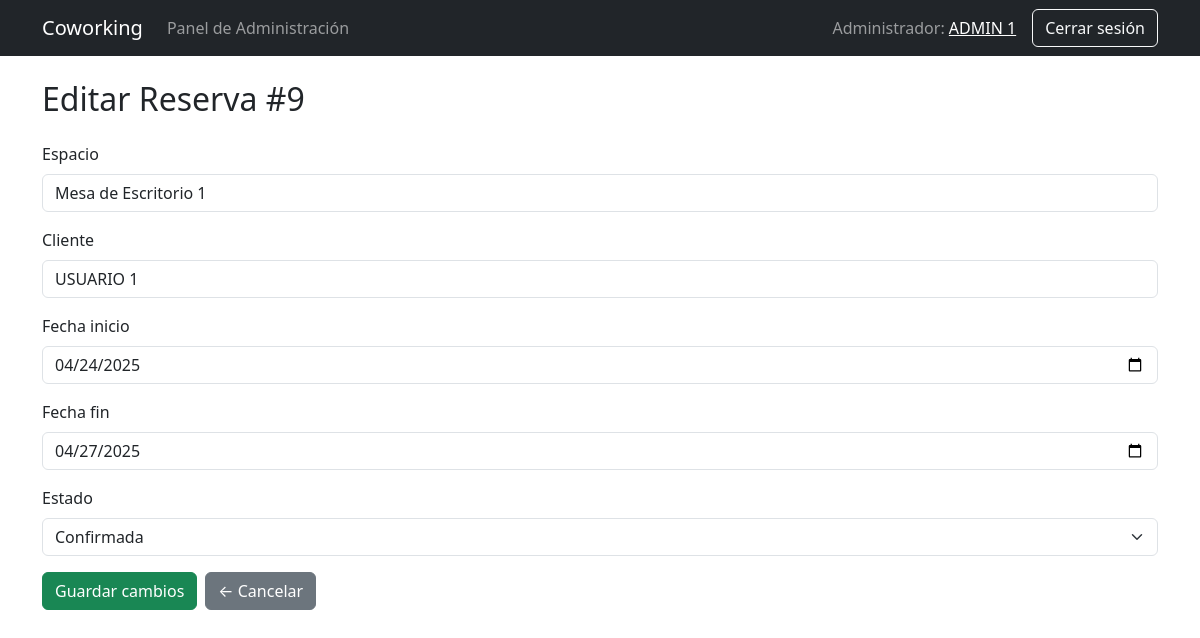
The page /coworking/public/index.php?c=adminReservas&a=editar&id=9 (signed in) on the database its author committed.
### tables this page shows
CREATE TABLE `reservas` (
  `id` int(11) NOT NULL,
  `usuario_id` int(11) DEFAULT NULL,
  `espacio_id` int(11) DEFAULT NULL,
  `fecha_reserva` datetime DEFAULT current_timestamp(),
  `fecha_inicio` date NOT NULL,
  `fecha_fin` date NOT NULL,
  `estado` enum('confirmada','cancelada') DEFAULT 'confirmada'
);

CREATE TABLE `espacios` (
  `id` int(11) NOT NULL,
  `nombre` varchar(100) NOT NULL,
  `descripcion` text NOT NULL,
  `capacidad` int(11) NOT NULL,
  `precio_dia` decimal(10,2) NOT NULL,
  `ubicacion` varchar(255) DEFAULT NULL,
  `disponible` tinyint(1) DEFAULT 1
);

CREATE TABLE `usuarios` (
  `id` int(11) NOT NULL,
  `nombre_completo` varchar(100) NOT NULL,
  `email` varchar(100) NOT NULL,
  `contraseña` varchar(255) NOT NULL,
  `fecha_registro` datetime DEFAULT current_timestamp(),
  `tipo_usuario` enum('cliente','admin') DEFAULT 'cliente'
);

### coworking/controllers/AdminReservasController.php (called while the page is built, shortened)
<?php
require_once __DIR__ . '/../models/Reserva.php';
class AdminReservasController {
    public function editar() {
        global $pdo;
        $id = $_GET['id'] ?? null;
        $reserva = (new Reserva($pdo))->obtenerPorId($id);
        require_once __DIR__ . '/../views/admin/reservas/editar.php';
    }
}

### coworking/public/index.php (called while the page is built, shortened)
<?php
require_once '../router.php';

### coworking/models/Reserva.php (called while the page is built, shortened)
<?php
class Reserva {
    private $db;
    public function __construct($pdo) {
        $this->db = $pdo;
    }
    public function obtenerPorId($id) {
        $stmt = $this->db->prepare("
            SELECT r.*, u.nombre_completo, u.email, e.nombre AS espacio
            FROM reservas r
            JOIN usuarios u ON r.usuario_id = u.id
            JOIN espacios e ON r.espacio_id = e.id
            WHERE r.id = ?
        ");
        $stmt->execute([$id]);
        return $stmt->fetch(PDO::FETCH_ASSOC);
    }
}

### coworking/views/admin/reservas/editar.php (the view, shortened to what this page needs)
<?php require_once __DIR__ . '/../../partials/navbar.php'; ?>
<!DOCTYPE html>
<html lang="es">
<head>
    <link href="https://cdn.jsdelivr.net/npm/bootstrap@5.3.0/dist/css/bootstrap.min.css" rel="stylesheet">
</head>
<body>
<div class="container mt-4">
    <h2 class="mb-4">Editar Reserva #<?= $reserva['id'] ?></h2>
    <form method="POST" action="?c=adminReservas&a=actualizar">
        <div class="mb-3">
            <label class="form-label">Espacio</label>
            <input type="text" class="form-control" value="<?= htmlspecialchars($reserva['espacio']) ?>" readonly>
        </div>
        <div class="mb-3">
            <label class="form-label">Cliente</label>
            <input type="text" class="form-control" value="<?= htmlspecialchars($reserva['nombre_completo']) ?>" readonly>
        </div>
        <div class="mb-3">
            <label class="form-label">Fecha inicio</label>
            <input type="date" name="fecha_inicio" class="form-control" required value="<?= $reserva['fecha_inicio'] ?>">
        </div>
        <div class="mb-3">
            <label class="form-label">Fecha fin</label>
            <input type="date" name="fecha_fin" class="form-control" required value="<?= $reserva['fecha_fin'] ?>">
        </div>
        <div class="mb-3">
            <label class="form-label">Estado</label>
            <select name="estado" class="form-select">
                <option value="confirmada" <?= $reserva['estado'] === 'confirmada' ? 'selected' : '' ?>>Confirmada</option>
            </select>
        </div>
        <div class="d-flex gap-2">
            <button type="submit" class="btn btn-success">Guardar cambios</button>
            <a href="?c=adminReservas&a=index" class="btn btn-secondary">← Cancelar</a>
        </div>
    </form>
</div>
</body>
</html>

### rows shown on the page
reservas: id "9", espacio.nombre "Mesa de Escritorio 1", usuario.nombre_completo "USUARIO 1", fecha_inicio "04/24/2025", fecha_fin "04/27/2025", estado "Confirmada"

### other values the page prints
$_SESSION['usuario']['nombre_completo'] "ADMIN 1"
